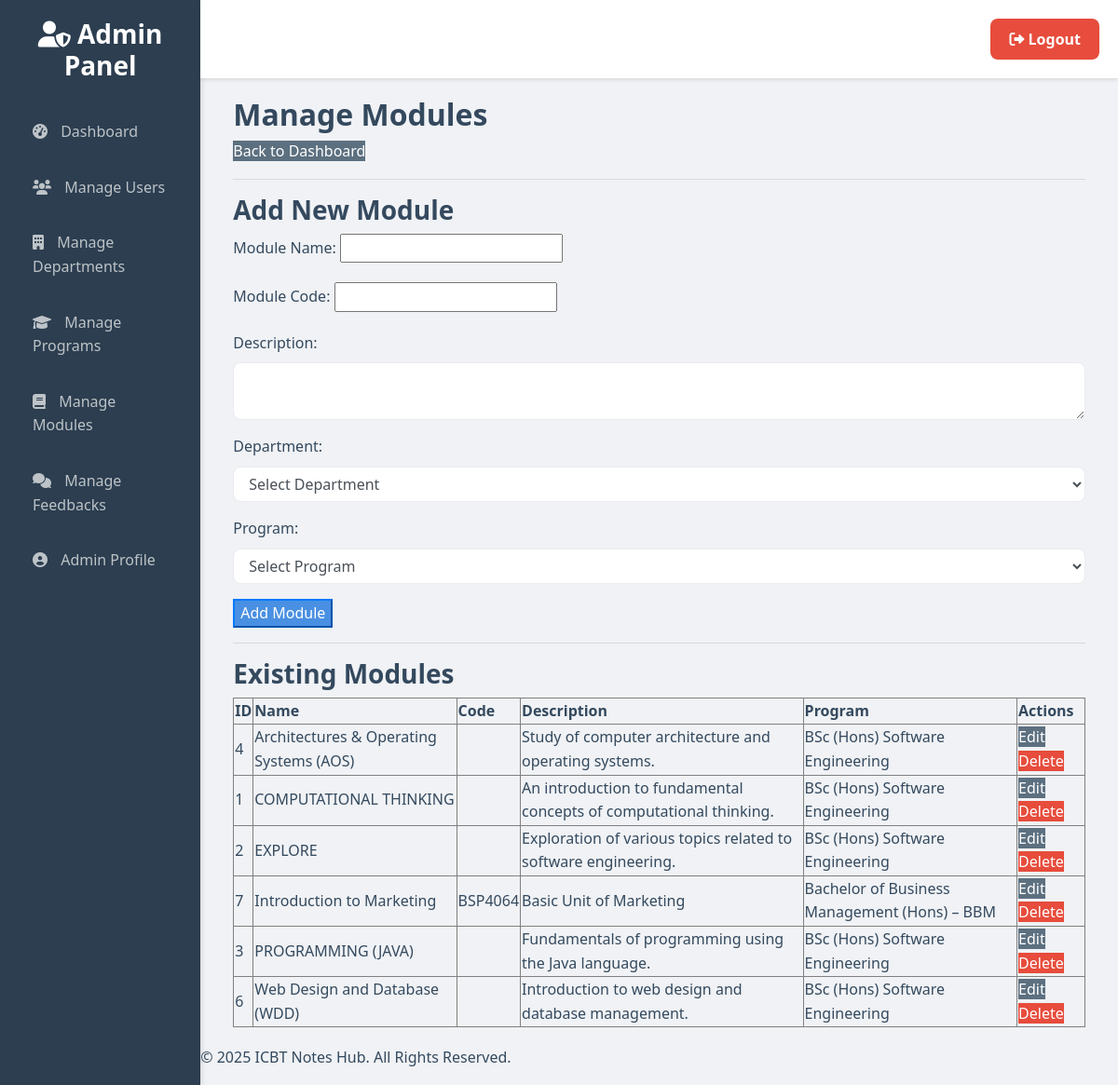
The app's page /admin/manage-modules.php (signed in) with its own data.
### tables this page shows
CREATE TABLE `modules` (
  `id` int(11) NOT NULL,
  `program_id` int(11) NOT NULL,
  `name` varchar(200) NOT NULL,
  `code` varchar(50) DEFAULT NULL,
  `description` text DEFAULT NULL
);

CREATE TABLE `programs` (
  `id` int(11) NOT NULL,
  `department_id` int(11) NOT NULL,
  `name` varchar(200) NOT NULL,
  `duration` varchar(50) DEFAULT NULL,
  `degree_type` enum('diploma','higher_diploma','bachelor','master') NOT NULL,
  `created_at` timestamp NOT NULL DEFAULT current_timestamp()
);

### classes/Module.php (called while the page is built, shortened)
<?php
class Module {
    private $db;
    public function __construct($db) {
        $this->db = $db;
    }
    public function getAllModules() {
        $query = "SELECT m.*, p.name AS program_name FROM modules m LEFT JOIN programs p ON m.program_id = p.id ORDER BY m.name ASC";
        $result = $this->db->query($query);
        return $result->fetch_all(MYSQLI_ASSOC);
    }
}
?>

### admin/manage-modules.php (the view, shortened to what this page needs)
<?php
require_once __DIR__ . '/../classes/Auth.php';
require_once __DIR__ . '/../classes/Module.php';
require_once __DIR__ . '/../includes/admin-header.php';
$module_class = new Module($db);
$modules = $module_class->getAllModules();
$edit_module = null;
?>
<div class="container">
    <h2>Manage Modules</h2>
    <a href="dashboard.php" class="btn-secondary">Back to Dashboard</a>
    <hr>
    <h3><?php echo $edit_module ? 'Edit Module' : 'Add New Module'; ?></h3>
    <form action="manage-modules.php" method="POST">
        <div class="form-group">
            <label for="name">Module Name:</label>
            <input type="text" name="name" value="<?php echo htmlspecialchars($edit_module['name'] ?? ''); ?>" required>
        </div>
        <div class="form-group">
            <label for="code">Module Code:</label>
            <input type="text" name="code" value="<?php echo htmlspecialchars($edit_module['code'] ?? ''); ?>" required>
        </div>
        <div class="form-group">
            <label for="description">Description:</label>
            <textarea name="description" class="form-control"><?php echo htmlspecialchars($edit_module['description'] ?? ''); ?></textarea>
        </div>
        <div class="form-group">
            <label for="department_id">Department:</label>
            <select name="department_id" id="department_id" class="form-control" required>
                <option value="">Select Department</option>
            </select>
        </div>
        <div class="form-group">
            <label for="program_id">Program:</label>
            <select name="program_id" id="program_id" class="form-control" required>
                <option value="">Select Program</option>
            </select>
        </div>
        <button type="submit" class="btn-primary"><?php echo $edit_module ? 'Update Module' : 'Add Module'; ?></button>
    </form>
    <hr>
    <h3>Existing Modules</h3>
    <?php if (!empty($modules)): ?>
        <table border="1" class="admin-table">
            <thead>
                <tr>
                    <th>ID</th>
                    <th>Name</th>
                    <th>Code</th>
                    <th>Description</th>
                    <th>Program</th>
                    <th>Actions</th>
                </tr>
            </thead>
            <tbody>
                <?php foreach ($modules as $row): ?>
                    <tr>
                        <td><?php echo htmlspecialchars($row['id']); ?></td>
                        <td><?php echo htmlspecialchars($row['name']); ?></td>
                        <td><?php echo htmlspecialchars($row['code']); ?></td>
                        <td><?php echo htmlspecialchars($row['description']); ?></td>
                        <td><?php echo htmlspecialchars($row['program_name']); ?></td>
                        <td>
                            <a href="manage-modules.php?action=edit&id=<?php echo $row['id']; ?>" class="btn-secondary">Edit</a>
                            <a href="manage-modules.php?action=delete&id=<?php echo $row['id']; ?>" class="btn-danger" onclick="return confirm('Are you sure you want to delete this module?');">Delete</a>
                        </td>
                    </tr>
                <?php endforeach; ?>
            </tbody>
        </table>
    <?php else: ?>
        <p>No modules found.</p>
    <?php endif; ?>
</div>
<?php require_once __DIR__ . '/../includes/footer.php'; ?>

### css/admin-styles.css (style rules this page uses)
:root { --primary-color: #4A90E2; --secondary-color: #5C7080; --success-color: #50B867; --danger-color: #E74C3C; --background-color: #F0F2F5; --card-bg-color: #FFFFFF; --text-color: #34495E; --header-bg-color: #2C3E50; --sidebar-bg-color: #2C3E50; --sidebar-link-color: #BDC3C7; --sidebar-link-hover-color: #FFFFFF; --border-color: #EAECEF; --card-shadow: 0 4px 12px rgba(0, 0, 0, 0.08); }
body { font-family: 'Segoe UI', Roboto, 'Helvetica Neue', Arial, sans-serif; background-color: var(--background-color); color: var(--text-color); line-height: 1.6; }
h1, h2, h3, h4, h5, h6 { color: var(--text-color); font-weight: 600; }
.form-control, .form-select { border-radius: 8px; border-color: var(--border-color); }
.btn-primary { background-color: var(--primary-color); color: var(--sidebar-link-hover-color); }
.btn-danger { background-color: var(--danger-color); color: var(--sidebar-link-hover-color); }
.btn-secondary { background-color: var(--secondary-color); color: var(--sidebar-link-hover-color); }

### records on screen
modules: id "4", name "Architectures & Operating Systems (AOS)", description "Study of computer architecture and operating systems.", program.name "BSc (Hons) Software Engineering"
modules: id "1", name "COMPUTATIONAL THINKING", description "An introduction to fundamental concepts of computational thinking.", program.name "BSc (Hons) Software Engineering"
modules: id "2", name "EXPLORE", description "Exploration of various topics related to software engineering.", program.name "BSc (Hons) Software Engineering"
modules: id "7", name "Introduction to Marketing", code "BSP4064", description "Basic Unit of Marketing", program.name "Bachelor of Business Management (Hons) – BBM"
modules: id "3", name "PROGRAMMING (JAVA)", description "Fundamentals of programming using the Java language.", program.name "BSc (Hons) Software Engineering"
modules: id "6", name "Web Design and Database (WDD)", description "Introduction to web design and database management.", program.name "BSc (Hons) Software Engineering"
